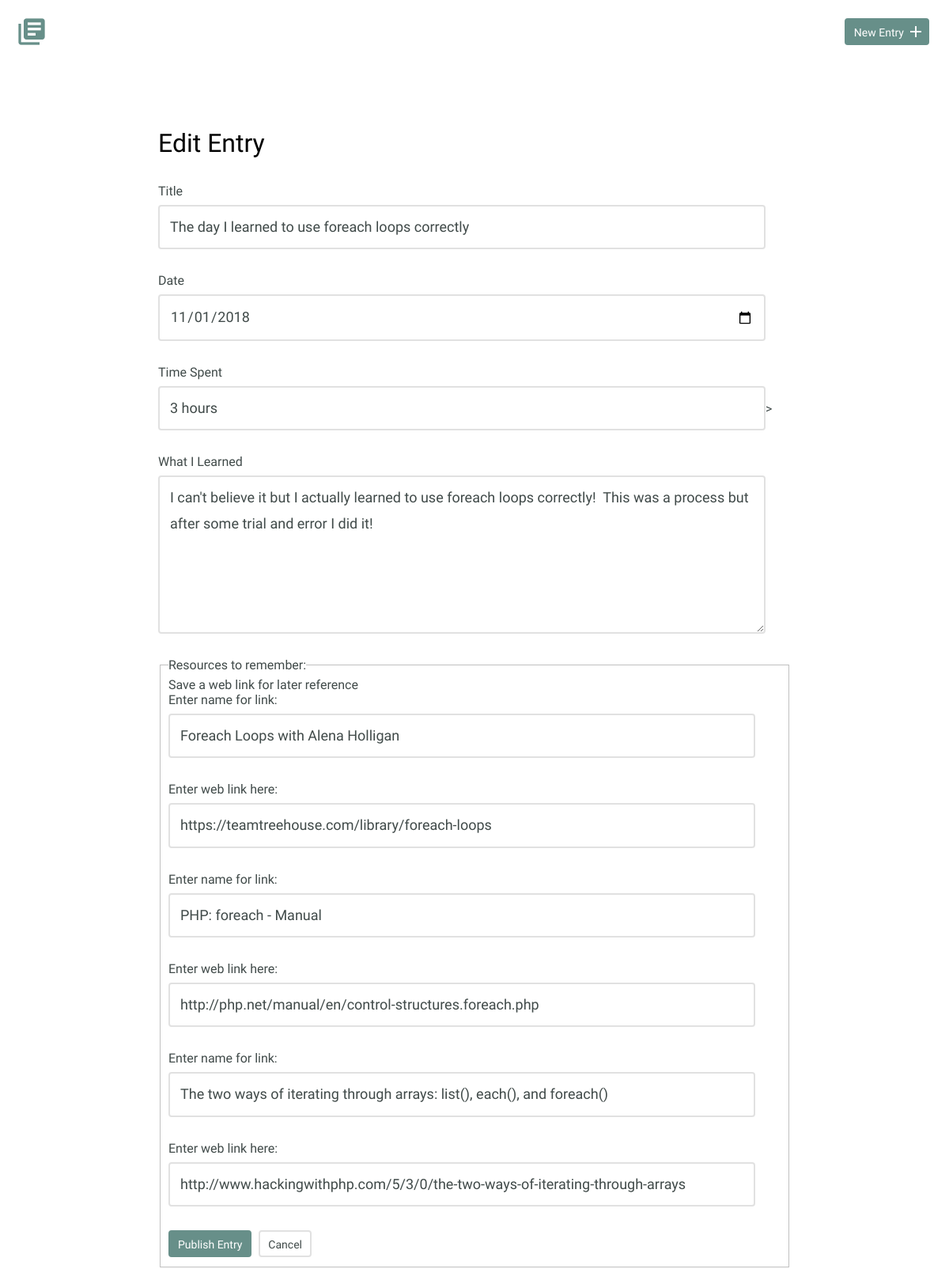
The page /edit.php?q=3 (upper part) on the database as committed earlier.
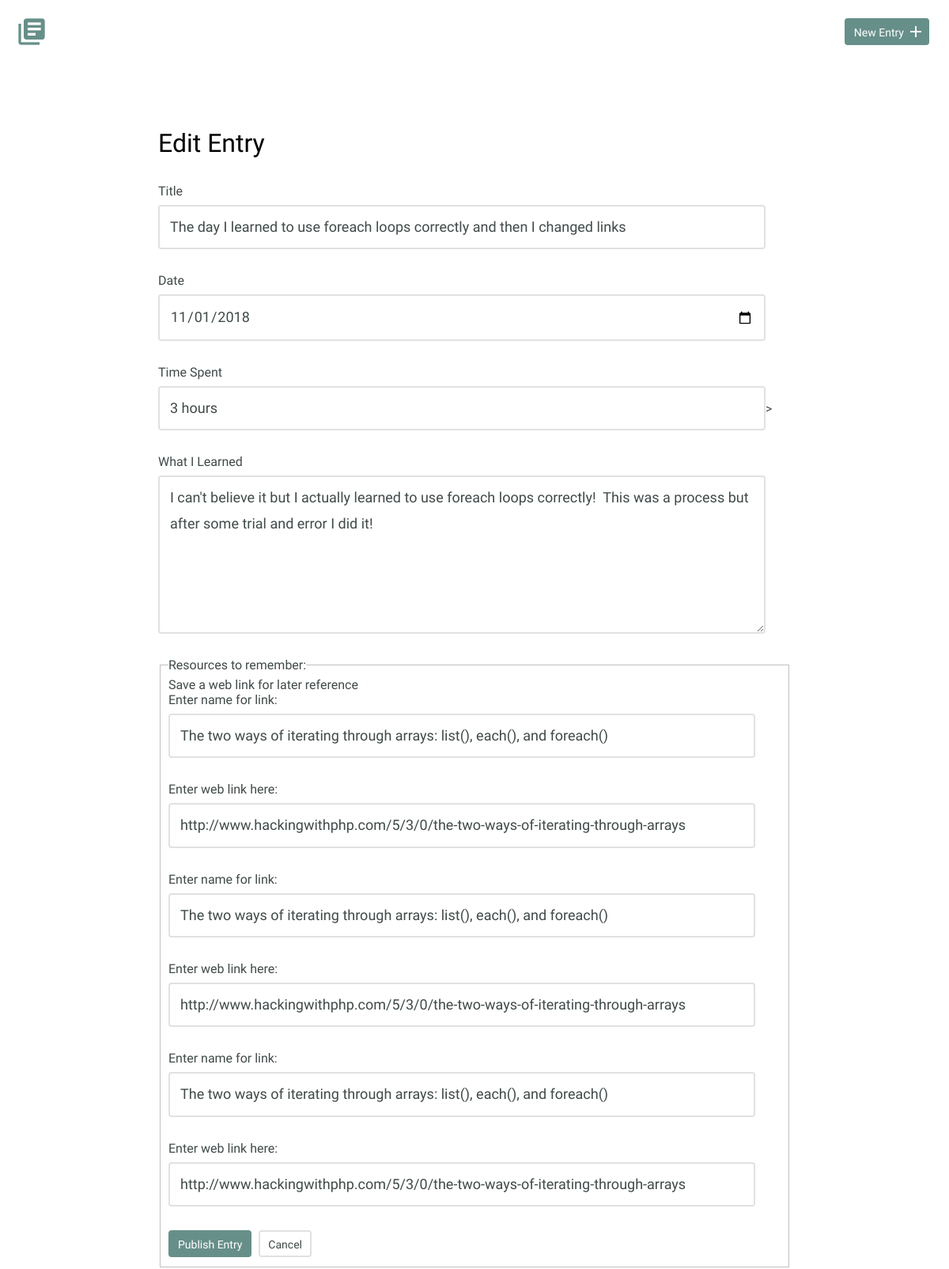
The same page on the database as committed later.
### tables this page shows
CREATE TABLE "journal" (
	`journal_id`	INTEGER,
	`title`	TEXT,
	`date`	TEXT,
	`time_spent`	INTEGER,
	`entry`	TEXT,
	PRIMARY KEY(`journal_id`)
);

### inc/functions.php (called while the page is built, shortened)
<?php
try {
      $sql = "SELECT * FROM journal";
      $results = $db->prepare($sql);
      $results->execute();
      $journals =  $results->fetchAll(PDO::FETCH_ASSOC);
      }  catch (Exception $e) {
    echo "Bad request from query 1: " . $e->getMessage();
    exit;
}
try {  $sql2 = "SELECT link_id, link_name, link_address, resources.journal_id
   FROM resources JOIN journal ON journal.journal_id = resources.journal_id";
  $getResources = $db->prepare($sql2);
  $getResources->execute();
  $resources = $getResources->fetchAll(PDO::FETCH_ASSOC);
} catch (Exception $e) {
      echo "Bad request from query 2: " . $e->getMessage();
      exit;
}

### edit.php (the view, shortened to what this page needs)
<?php
require('inc/connection.php');
include('inc/functions.php');
$q = filter_input(INPUT_GET, 'q', FILTER_SANITIZE_NUMBER_INT);
$q--;
$get_id = $journals[$q];
include('inc/header.php');
?>
        <section>
            <div class="container">
                <div class="edit-entry">
                    <h2>Edit Entry</h2>
                      <?php echo '<form action="edit.php?q=' .($q +1) .'" method="post">'; ?>
                        <label for="title">Title</label>
                        <input id="title" type="text" name="title" value="<?php echo $get_id['title'];?>"><br>
                        <label for="date">Date</label>
                        <input id="date" type="date" name="date" value="<?php echo $get_id['date'];?>"><br>
                        <label for="time_spent" > Time Spent</label>
                        <input id="time_spent" type="text" name="time_spent" value="<?php echo $get_id['time_spent'];?>">><br>
                        <label for="entry">What I Learned</label>
                        <textarea id="entry" rows="5" name="entry"><?php echo $get_id['entry'];?></textarea>
                        <fieldset>
                          <legend>Resources to remember:</legend>
                          <legend>Save a web link for later reference</legend>
                        <?php  foreach($resources as $link) {
                          if($link['journal_id'] == $get_id['journal_id']) {
                            echo '<label for="link_name">Enter name for link:</label>';
                            echo '<input id="link_name" type="text" name="link_name" value="' .$link["link_name"] .'">';
                            echo '<label for="link_address">Enter web link here:</label>';
                            echo '<input id="link_address" type="text" name="link_address" value="' .$link['link_address'] .'">';
                        }
                      } ?>
                        <input type="submit" value="Publish Entry" class="button">
                        <a href="#" class="button button-secondary">Cancel</a>
                    </form>
                </div>
            </div>
        </section>
    </body>
</html>

Rows that differ between the two databases and show on the page:
changed journal: title "The day I learned to use foreach loops correctly" → "The day I learned to use foreach loops correctly and then I changed links"
Other text that changed with them:
form field link_name: "Foreach Loops with Alena Holligan" → "The two ways of iterating through arrays: list(), each(), and foreach()"
form field link_address: "https://teamtreehouse.com/library/foreach-loops" → "http://www.hackingwithphp.com/5/3/0/the-two-ways-of-iterating-through-arrays"
form field link_name: "PHP: foreach - Manual" → "The two ways of iterating through arrays: list(), each(), and foreach()"
form field link_address: "http://php.net/manual/en/control-structures.foreach.php" → "http://www.hackingwithphp.com/5/3/0/the-two-ways-of-iterating-through-arrays"
